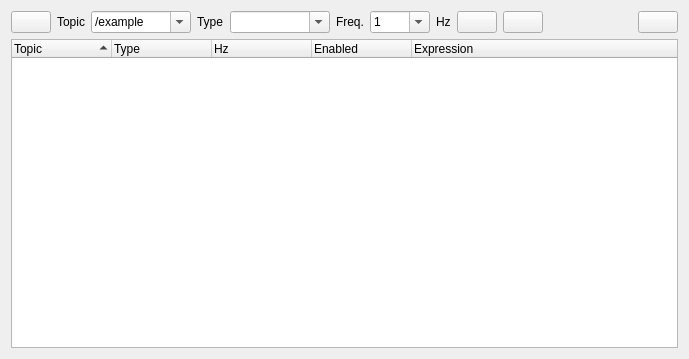
<?xml version="1.0" encoding="UTF-8"?>
<ui version="4.0">
 <class>PublisherWidget</class>
 <widget class="QWidget" name="PublisherWidget">
  <property name="geometry">
   <rect>
    <x>0</x>
    <y>0</y>
    <width>689</width>
    <height>359</height>
   </rect>
  </property>
  <property name="windowTitle">
   <string>Publisher</string>
  </property>
  <layout class="QVBoxLayout" name="verticalLayout">
   <item>
    <layout class="QHBoxLayout" name="horizontalLayout">
     <item>
      <widget class="QPushButton" name="refresh_button">
       <property name="toolTip">
        <string>Refresh topics and types</string>
       </property>
       <property name="text">
        <string/>
       </property>
      </widget>
     </item>
     <item>
      <widget class="QLabel" name="label">
       <property name="sizePolicy">
        <sizepolicy hsizetype="Preferred" vsizetype="Preferred">
         <horstretch>0</horstretch>
         <verstretch>0</verstretch>
        </sizepolicy>
       </property>
       <property name="text">
        <string>Topic</string>
       </property>
      </widget>
     </item>
     <item>
      <widget class="ExtendedComboBox" name="topic_combo_box">
       <property name="sizePolicy">
        <sizepolicy hsizetype="Expanding" vsizetype="Fixed">
         <horstretch>0</horstretch>
         <verstretch>0</verstretch>
        </sizepolicy>
       </property>
       <property name="minimumSize">
        <size>
         <width>100</width>
         <height>0</height>
        </size>
       </property>
       <property name="toolTip">
        <string>Topic name to publish on</string>
       </property>
       <property name="editable">
        <bool>true</bool>
       </property>
       <property name="sizeAdjustPolicy">
        <enum>QComboBox::AdjustToMinimumContentsLength</enum>
       </property>
       <item>
        <property name="text">
         <string>/example</string>
        </property>
       </item>
      </widget>
     </item>
     <item>
      <widget class="QLabel" name="label_2">
       <property name="text">
        <string>Type</string>
       </property>
      </widget>
     </item>
     <item>
      <widget class="ExtendedComboBox" name="type_combo_box">
       <property name="sizePolicy">
        <sizepolicy hsizetype="Expanding" vsizetype="Fixed">
         <horstretch>0</horstretch>
         <verstretch>0</verstretch>
        </sizepolicy>
       </property>
       <property name="minimumSize">
        <size>
         <width>100</width>
         <height>0</height>
        </size>
       </property>
       <property name="toolTip">
        <string>Message type to publish</string>
       </property>
       <property name="editable">
        <bool>true</bool>
       </property>
       <property name="sizeAdjustPolicy">
        <enum>QComboBox::AdjustToMinimumContentsLength</enum>
       </property>
      </widget>
     </item>
     <item>
      <widget class="QLabel" name="label_3">
       <property name="text">
        <string>Freq.</string>
       </property>
      </widget>
     </item>
     <item>
      <widget class="QComboBox" name="frequency_combo_box">
       <property name="minimumSize">
        <size>
         <width>60</width>
         <height>0</height>
        </size>
       </property>
       <property name="toolTip">
        <string>Frequency for periodic publishers in Hz (set to 0 for manual publishing)</string>
       </property>
       <property name="editable">
        <bool>true</bool>
       </property>
       <item>
        <property name="text">
         <string>1</string>
        </property>
       </item>
      </widget>
     </item>
     <item>
      <widget class="QLabel" name="label_4">
       <property name="text">
        <string>Hz</string>
       </property>
      </widget>
     </item>
     <item>
      <widget class="QPushButton" name="add_publisher_button">
       <property name="toolTip">
        <string>Add new publisher</string>
       </property>
       <property name="text">
        <string/>
       </property>
      </widget>
     </item>
     <item>
      <widget class="QPushButton" name="remove_publisher_button">
       <property name="toolTip">
        <string>Remove selected publisher</string>
       </property>
       <property name="text">
        <string/>
       </property>
      </widget>
     </item>
     <item>
      <spacer name="horizontalSpacer">
       <property name="orientation">
        <enum>Qt::Horizontal</enum>
       </property>
       <property name="sizeHint" stdset="0">
        <size>
         <width>40</width>
         <height>20</height>
        </size>
       </property>
      </spacer>
     </item>
     <item>
      <widget class="QPushButton" name="clear_button">
       <property name="toolTip">
        <string>Clear all publishers</string>
       </property>
      </widget>
     </item>
    </layout>
   </item>
   <item>
    <layout class="QHBoxLayout" name="horizontalLayout_2"/>
   </item>
   <item>
    <widget class="QTreeWidget" name="publishers_tree_widget">
     <property name="contextMenuPolicy">
      <enum>Qt::CustomContextMenu</enum>
     </property>
     <property name="toolTip">
      <string>Right click on item for more options.</string>
     </property>
     <property name="dragEnabled">
      <bool>true</bool>
     </property>
     <property name="dragDropMode">
      <enum>QAbstractItemView::DragOnly</enum>
     </property>
     <property name="selectionMode">
      <enum>QAbstractItemView::ExtendedSelection</enum>
     </property>
     <property name="sortingEnabled">
      <bool>true</bool>
     </property>
     <column>
      <property name="text">
       <string>Topic</string>
      </property>
     </column>
     <column>
      <property name="text">
       <string>Type</string>
      </property>
     </column>
     <column>
      <property name="text">
       <string>Hz</string>
      </property>
     </column>
     <column>
      <property name="text">
       <string>Enabled</string>
      </property>
     </column>
     <column>
      <property name="text">
       <string>Expression</string>
      </property>
     </column>
    </widget>
   </item>
  </layout>
 </widget>
 <customwidgets>
  <customwidget>
   <class>ExtendedComboBox</class>
   <extends>QComboBox</extends>
   <header>ExtendedComboBox</header>
  </customwidget>
 </customwidgets>
 <resources/>
 <connections/>
</ui>
